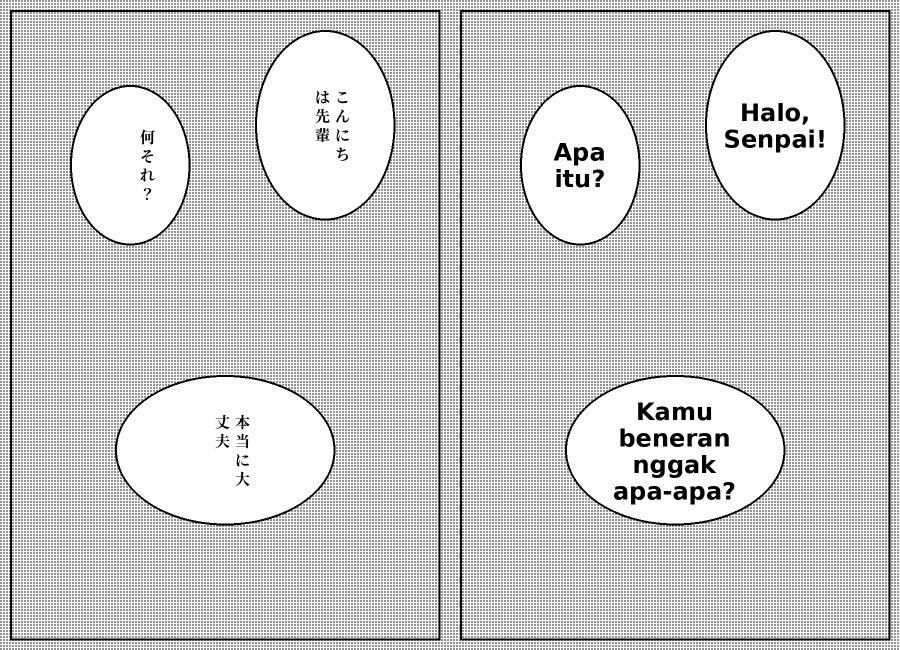
#> input picture assets/contoh_sebelum_sesudah.png, 1800 x 1300 px (shown at 1/2 size); its folder holds only this picture in this run
$ python -i sfx.py   (imports and definitions only)
#> lines starting #> are read from the running program, lines starting #| are printed output that depends on the picture; after the words box and inside, x2 and y2 are one past the last pixel; in counts of white or black regions, pixels touching at a corner belong together
"""Teks spesial / SFX besar (mis. "GET AWAY FROM HER!!" dengan huruf kuas tebal).

Huruf dialog biasa dideteksi di detector.py. Huruf SFX jauh lebih besar, sering miring,
saling menempel, dan menyentuh garis balon, jadi dicari dengan cara lain: goresan TEBAL
(garis gambar, rambut tipis, dan screentone hilang saat dibuka dengan kernel bulat),
lalu dikelompokkan menjadi kata/baris."""
from __future__ import annotations

import cv2
import numpy as np

from .models import TextBlock


def _ref(shape):
    H, W = shape[:2]
    return float(min(H, W * 1.45))


def _thick(gray, ref):
    dark = (gray < 100).astype(np.uint8)
    r = max(2, int(round(ref * 0.0028)))          # goresan > ~2r px
    k = cv2.getStructuringElement(cv2.MORPH_ELLIPSE, (2 * r + 1, 2 * r + 1))
    return dark, cv2.morphologyEx(dark, cv2.MORPH_OPEN, k), r


def _letters(gray, with_labels=False):
    H, W = gray.shape
    ref = _ref(gray.shape)
    dark, thick, r = _thick(gray, ref)
    n, lbl, st, _ = cv2.connectedComponentsWithStats(thick, connectivity=8)
    hmin, hmax = ref * 0.035, ref * 0.17
    light = gray > 185
    out = []
    for i in range(1, n):
        x, y, w, h, a = st[i]
        if not (hmin <= h <= hmax) or w > 2.6 * h or w < 0.15 * h:
            continue
        fill = a / float(w * h)
        if not (0.18 <= fill <= 0.8):
            continue
        p = max(3, int(h * 0.25))
        x0, y0, x1, y1 = max(0, x - p), max(0, y - p), min(W, x + w + p), min(H, y + h + p)
        comp = lbl[y0:y1, x0:x1] == i
        ring = ~cv2.dilate(comp.astype(np.uint8), np.ones((5, 5), np.uint8)).astype(bool)
        if not ring.any():
            continue
        lf = (light[y0:y1, x0:x1] & ring).sum() / ring.sum()
        if lf < 0.4:            # huruf SFX berada di latar terang (balon / garis tepi putih)
            continue
        out.append((int(x), int(y), int(w), int(h), i) if with_labels else (int(x), int(y), int(w), int(h)))
    if with_labels:
        return out, lbl, dark, r
    return out


# [128 lines left out: functions detect_sfx, _rows, _tilt, _overlap, sfx_mask, not called in this run]

>>> import cv2
>>> picture = cv2.imread('../assets/contoh_sebelum_sesudah.png', cv2.IMREAD_GRAYSCALE)
#> picture is the input picture: shape (1300, 1800); min 0, max 255, mean 208.6
>>> result = _letters(picture)
#> in _thick, `dark = (gray < 100).astype(np.uint8)`:
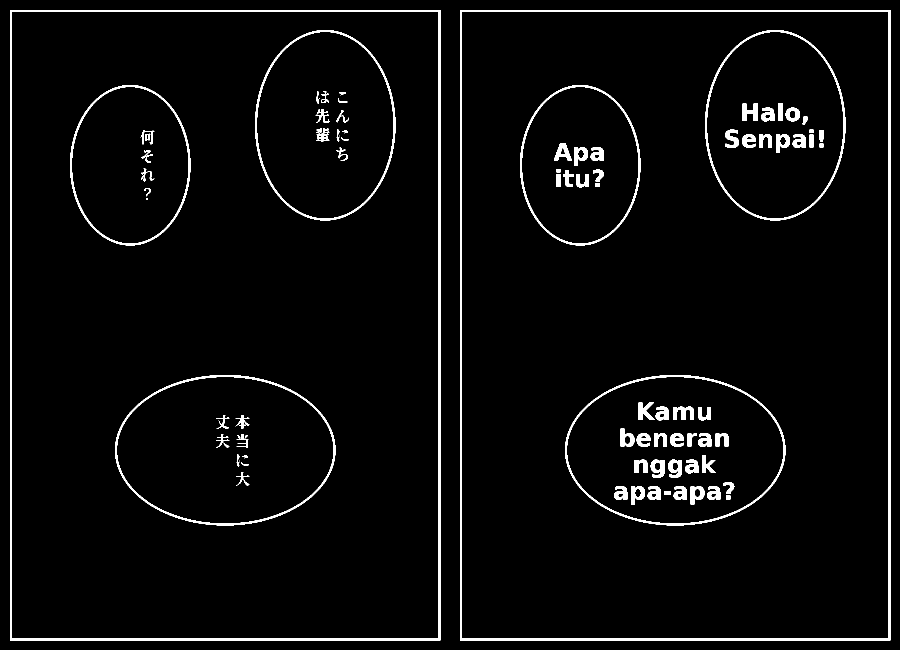
#> dark: shape (1300, 1800) (shown at 1/2 size); values 0 (black) and 1 (white), 3.5% white; 89 white regions (4 under 20 px), largest, box (x1, y1, x2, y2) and area: (20, 20, 881, 1281) 16912, (920, 20, 1781, 1281) 16912, (230, 750, 671, 1051) 4520
#> in _letters, `dark, thick, r = _thick(gray, ref)`:
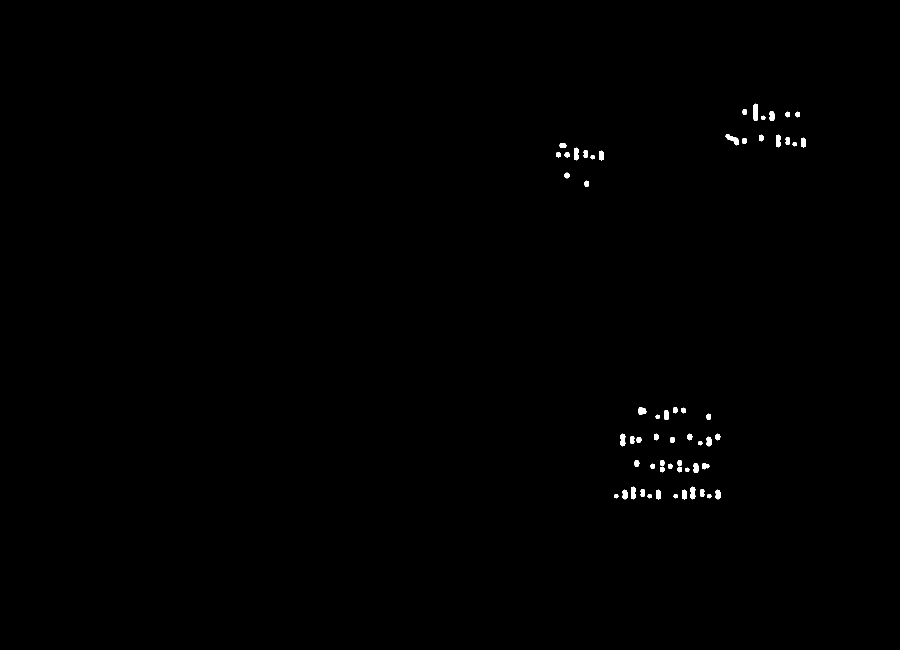
#> thick: shape (1300, 1800) (shown at 1/2 size); values 0 (black) and 1 (white), 0.3% white; 59 white regions, largest, box (x1, y1, x2, y2) and area: (1506, 207, 1516, 242) 297, (1451, 268, 1478, 291) 270, (1552, 269, 1562, 295) 208
#> in _letters, `dark, thick, r = _thick(gray, ref)`: r = 4
#> in _letters, `n, lbl, st, _ = cv2.connectedComponentsWithStats(thick, connectivity=8)`: lbl: shape (1300, 1800) int32; 60 distinct labels, from 0 to 59
#> in _letters, `n, lbl, st, _ = cv2.connectedComponentsWithStats(thick, connectivity=8)`: n = 60; st = 60 rows, first 6: [0, 0, 1800, 1300, 2332988], [1506, 207, 10, 35, 297], [1485, 218, 9, 12, 84], [1539, 222, 10, 20, 167], [1571, 223, 9, 12, 84], [1591, 223, 9, 12, 84]
#> in _letters, `light = gray > 185`:
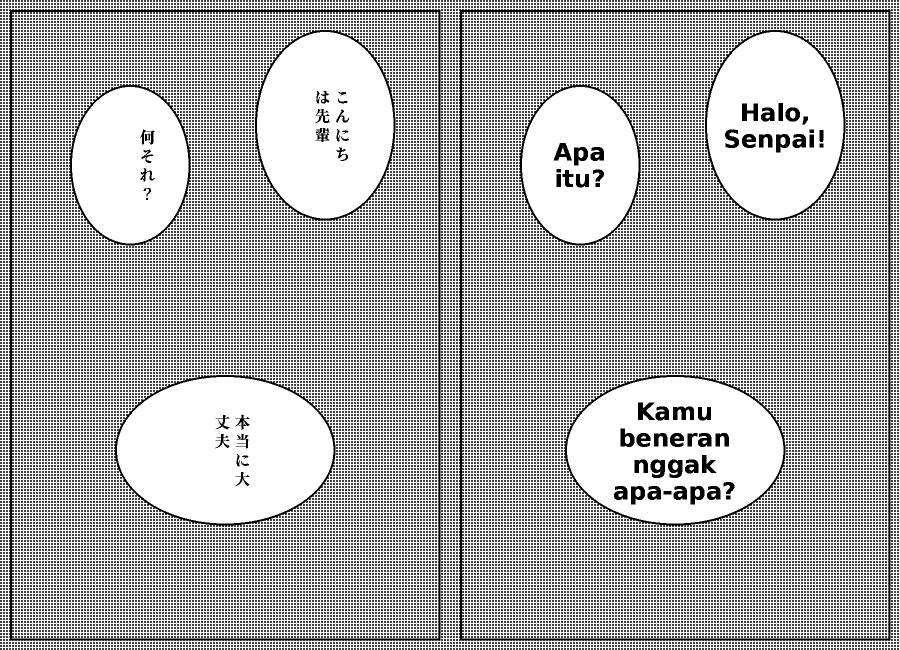
#> light: shape (1300, 1800) bool (shown at 1/2 size); 70.6% white; black in thin lines or dots
#> the loop in _letters, `for i in range(1, n):` made 59 passes
#> (x, y, w, h, a) on passes 1 to 12: (1506, 207, 10, 35, 297), (1485, 218, 9, 12, 84), (1539, 222, 10, 20, 167), (1571, 223, 9, 12, 84), (1591, 223, 9, 12, 84), (1522, 231, 9, 9, 57), (1451, 268, 27, 23, 270), (1518, 269, 10, 14, 105), (1552, 269, 10, 26, 208), (1571, 274, 9, 16, 112), (1602, 275, 10, 20, 167), (1484, 276, 10, 12, 93)
#> after the loop in _letters, `for i in range(1, n):`: out = []
#> result = []
